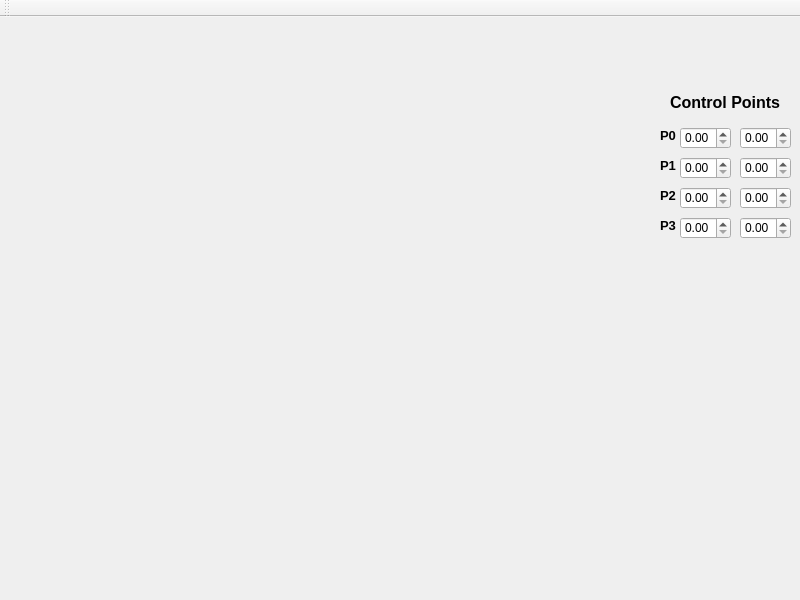
<?xml version="1.0" encoding="UTF-8"?>
<ui version="4.0">
 <class>MainWindow</class>
 <widget class="QMainWindow" name="MainWindow">
  <property name="geometry">
   <rect>
    <x>0</x>
    <y>0</y>
    <width>800</width>
    <height>600</height>
   </rect>
  </property>
  <property name="windowTitle">
   <string>MainWindow</string>
  </property>
  <widget class="QWidget" name="centralWidget">
   <widget class="QDoubleSpinBox" name="p0x">
    <property name="geometry">
     <rect>
      <x>680</x>
      <y>110</y>
      <width>51</width>
      <height>22</height>
     </rect>
    </property>
   </widget>
   <widget class="QDoubleSpinBox" name="p0y">
    <property name="geometry">
     <rect>
      <x>740</x>
      <y>110</y>
      <width>51</width>
      <height>22</height>
     </rect>
    </property>
   </widget>
   <widget class="QDoubleSpinBox" name="p1x">
    <property name="geometry">
     <rect>
      <x>680</x>
      <y>140</y>
      <width>51</width>
      <height>22</height>
     </rect>
    </property>
   </widget>
   <widget class="QDoubleSpinBox" name="p1y">
    <property name="geometry">
     <rect>
      <x>740</x>
      <y>140</y>
      <width>51</width>
      <height>22</height>
     </rect>
    </property>
   </widget>
   <widget class="QDoubleSpinBox" name="p2x">
    <property name="geometry">
     <rect>
      <x>680</x>
      <y>170</y>
      <width>51</width>
      <height>22</height>
     </rect>
    </property>
   </widget>
   <widget class="QDoubleSpinBox" name="p2y">
    <property name="geometry">
     <rect>
      <x>740</x>
      <y>170</y>
      <width>51</width>
      <height>22</height>
     </rect>
    </property>
   </widget>
   <widget class="QDoubleSpinBox" name="p3x">
    <property name="geometry">
     <rect>
      <x>680</x>
      <y>200</y>
      <width>51</width>
      <height>22</height>
     </rect>
    </property>
   </widget>
   <widget class="QDoubleSpinBox" name="p3y">
    <property name="geometry">
     <rect>
      <x>740</x>
      <y>200</y>
      <width>51</width>
      <height>22</height>
     </rect>
    </property>
   </widget>
   <widget class="QCustomPlot" name="customPlot" native="true">
    <property name="geometry">
     <rect>
      <x>10</x>
      <y>10</y>
      <width>621</width>
      <height>571</height>
     </rect>
    </property>
   </widget>
   <widget class="QLabel" name="p0">
    <property name="geometry">
     <rect>
      <x>660</x>
      <y>110</y>
      <width>21</width>
      <height>16</height>
     </rect>
    </property>
    <property name="font">
     <font>
      <pointsize>10</pointsize>
      <weight>75</weight>
      <bold>true</bold>
     </font>
    </property>
    <property name="text">
     <string>P0</string>
    </property>
   </widget>
   <widget class="QLabel" name="p1">
    <property name="geometry">
     <rect>
      <x>660</x>
      <y>140</y>
      <width>21</width>
      <height>16</height>
     </rect>
    </property>
    <property name="font">
     <font>
      <pointsize>10</pointsize>
      <weight>75</weight>
      <bold>true</bold>
     </font>
    </property>
    <property name="text">
     <string>P1</string>
    </property>
   </widget>
   <widget class="QLabel" name="p2">
    <property name="geometry">
     <rect>
      <x>660</x>
      <y>170</y>
      <width>21</width>
      <height>16</height>
     </rect>
    </property>
    <property name="font">
     <font>
      <pointsize>10</pointsize>
      <weight>75</weight>
      <bold>true</bold>
     </font>
    </property>
    <property name="text">
     <string>P2</string>
    </property>
   </widget>
   <widget class="QLabel" name="p3">
    <property name="geometry">
     <rect>
      <x>660</x>
      <y>200</y>
      <width>21</width>
      <height>16</height>
     </rect>
    </property>
    <property name="font">
     <font>
      <pointsize>10</pointsize>
      <weight>75</weight>
      <bold>true</bold>
     </font>
    </property>
    <property name="text">
     <string>P3</string>
    </property>
   </widget>
   <widget class="QLabel" name="p0_2">
    <property name="geometry">
     <rect>
      <x>670</x>
      <y>70</y>
      <width>131</width>
      <height>31</height>
     </rect>
    </property>
    <property name="font">
     <font>
      <pointsize>12</pointsize>
      <weight>75</weight>
      <bold>true</bold>
     </font>
    </property>
    <property name="text">
     <string>Control Points</string>
    </property>
   </widget>
  </widget>
  <widget class="QToolBar" name="mainToolBar">
   <attribute name="toolBarArea">
    <enum>TopToolBarArea</enum>
   </attribute>
   <attribute name="toolBarBreak">
    <bool>false</bool>
   </attribute>
  </widget>
 </widget>
 <layoutdefault spacing="6" margin="11"/>
 <customwidgets>
  <customwidget>
   <class>QCustomPlot</class>
   <extends>QWidget</extends>
   <header>qcustomplot.h</header>
   <container>1</container>
  </customwidget>
 </customwidgets>
 <resources/>
 <connections/>
</ui>
